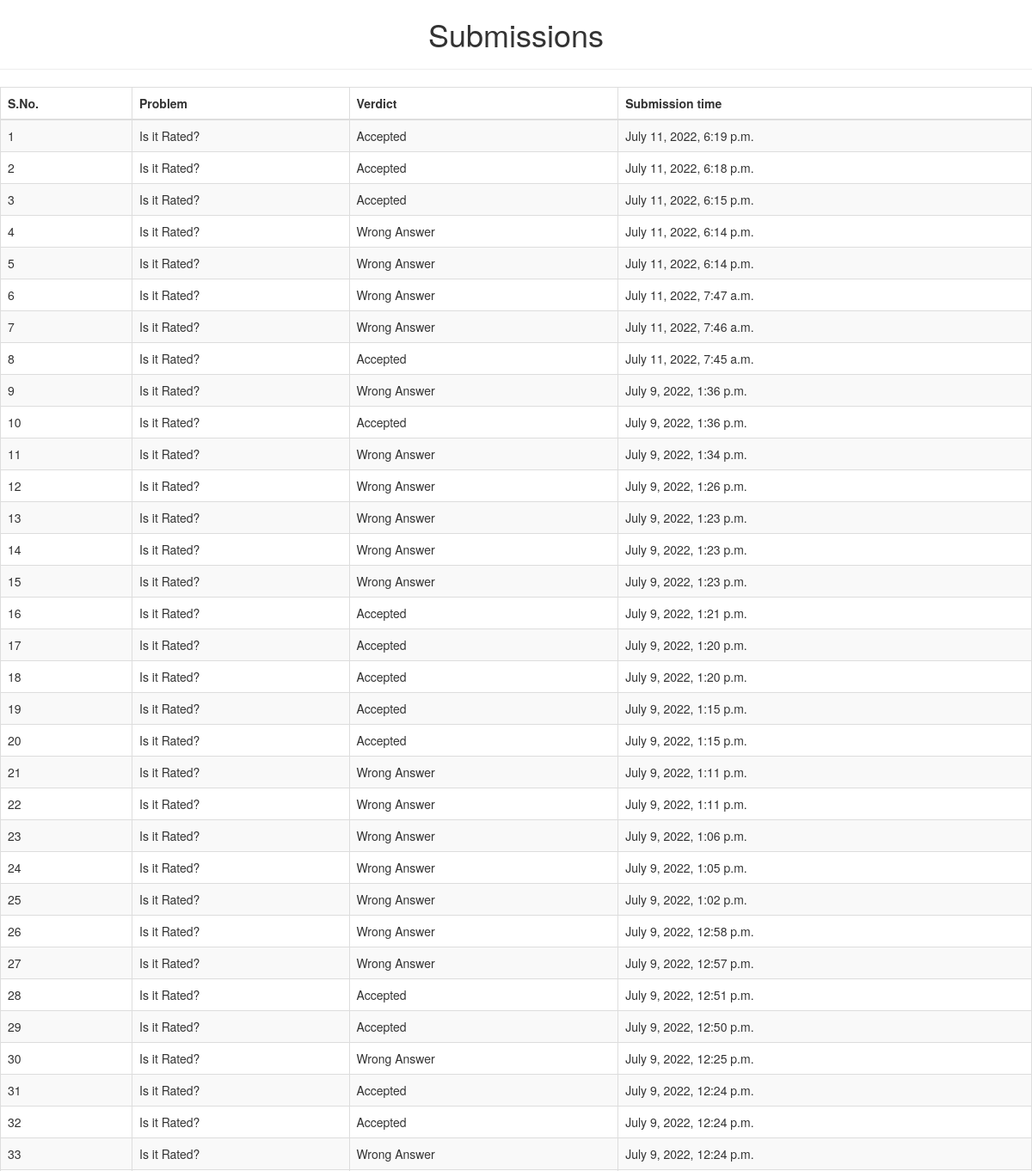
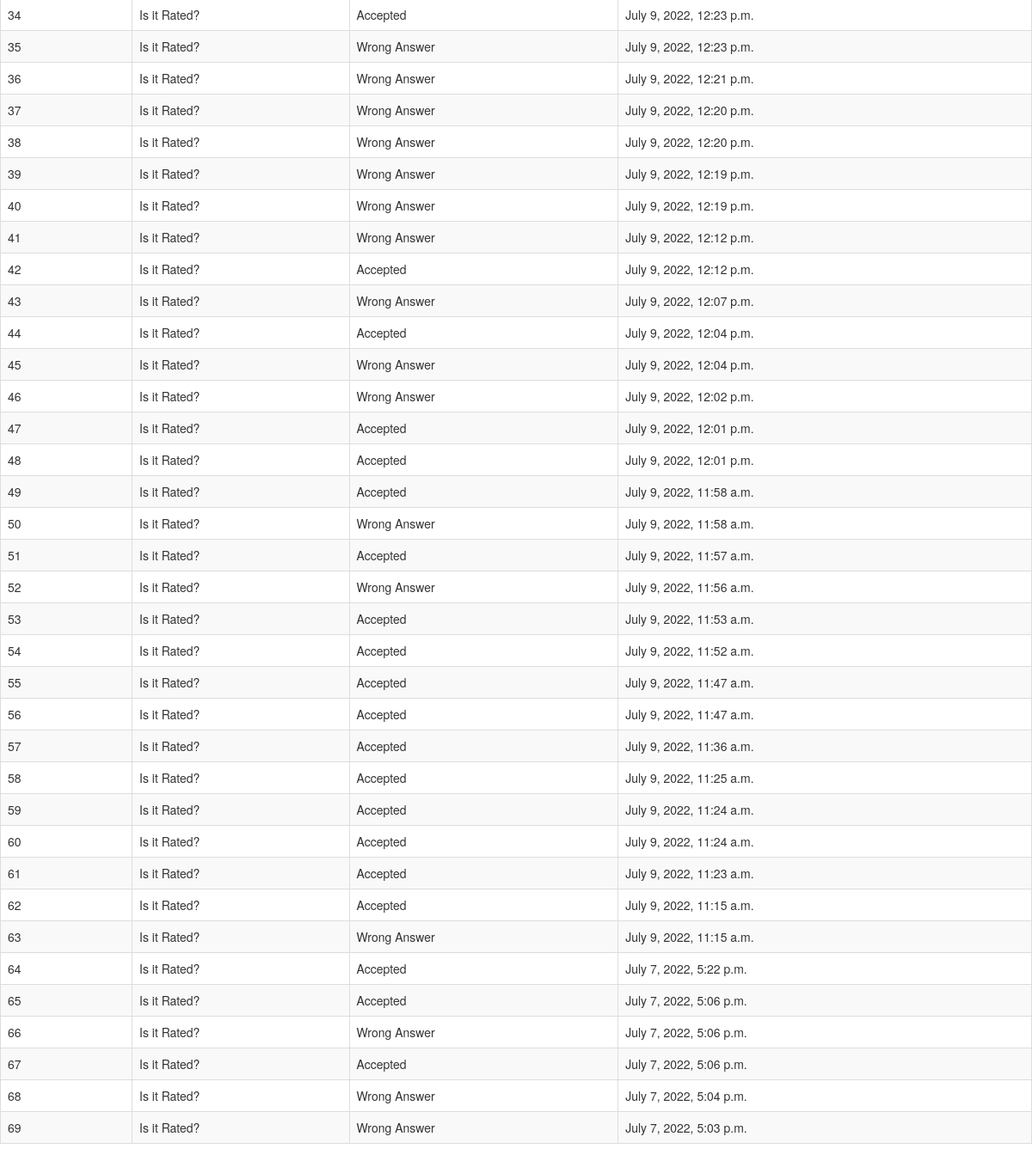
The page /oj/submissions (signed in) on the database as committed earlier (2 pictures, top to bottom).
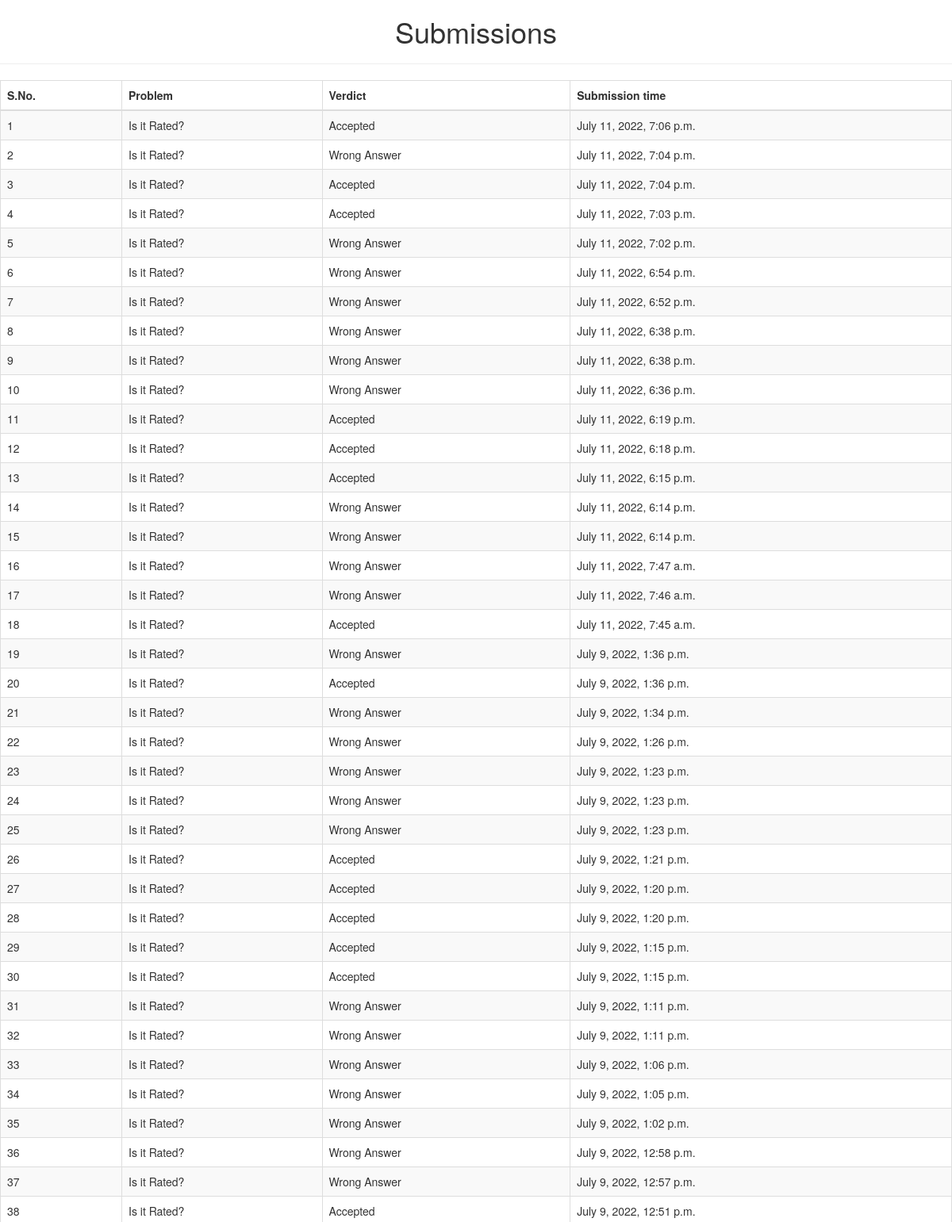
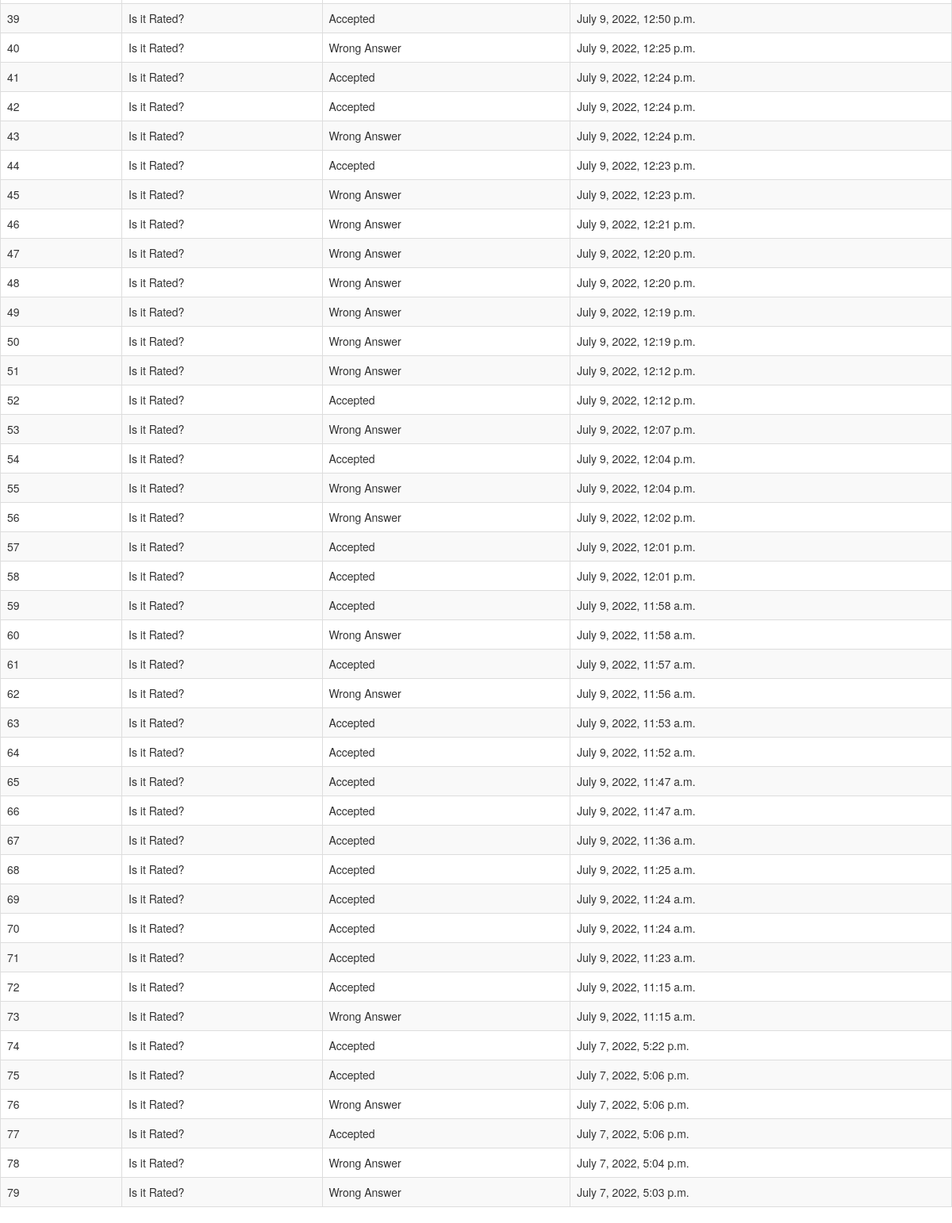
The same page on the database as committed later (2 pictures, top to bottom).
### oj/models.py (models this page shows, shortened)
class Solutions(models.Model):
    problem = models.ForeignKey(Problems, on_delete=models.CASCADE)
    verdict = models.CharField(max_length=10)
    submitted_at = models.DateTimeField('attempt date')
    submitted_code = models.TextField(default='code')

class Problems(models.Model):
    statement = models.TextField()
    name = models.CharField(max_length=100)
    code = models.CharField(max_length=50)
    def __str__(self) -> str:
        return self.name

### oj/views.py (the view)
# urls.py: path('submissions', views.submissions, name="submissions"),
@login_required
def submissions(request):
    submission = Solutions.objects.all().order_by('-submitted_at')
    context = {'submission': submission}
    return render(request, 'oj/submissions.html', context)

### oj/templates/oj/submissions.html (shortened to what this page needs)
<!DOCTYPE html>
<html lang="en">
<head>
  <link rel="stylesheet" href="https://maxcdn.bootstrapcdn.com/bootstrap/3.4.1/css/bootstrap.min.css">
</head>
<body>
    <h1 align="center"> Submissions </h1>
    <hr></hr>
    {% if submission %}
        <table class="table table-striped table-bordered">
            <thead>
            <tr>
                <th scope="col">S.No.</th>
                <th scope="col">Problem</th>
                <th scope="col">Verdict</th>
                <th scope="col">Submission time</th>
            </tr>
            </thead>
            <tbody>
                {% for item in submission %}
                    <tr>
                        <td>{{forloop.counter}}</td>
                        <td>{{ item.problem }}</td>
                        <td>{{ item.verdict }}</td>
                        <td>{{ item.submitted_at }}</td>
                    </tr>
                {% endfor %}
            </tbody>
        </table>
    {% else %}
        <p>No submissions are done.</p>
    {% endif %}
</body>

Rows that differ between the two databases and show on the page:
added Solutions: problem "Is it Rated?", verdict "Accepted", submitted_at "July 11, 2022, 7:06 p.m."
added Solutions: problem "Is it Rated?", verdict "Wrong Answer", submitted_at "July 11, 2022, 7:04 p.m."
added Solutions: problem "Is it Rated?", verdict "Accepted", submitted_at "July 11, 2022, 7:04 p.m."
added Solutions: problem "Is it Rated?", verdict "Accepted", submitted_at "July 11, 2022, 7:03 p.m."
added Solutions: problem "Is it Rated?", verdict "Wrong Answer", submitted_at "July 11, 2022, 7:02 p.m."
added Solutions: problem "Is it Rated?", verdict "Wrong Answer", submitted_at "July 11, 2022, 6:54 p.m."
added Solutions: problem "Is it Rated?", verdict "Wrong Answer", submitted_at "July 11, 2022, 6:52 p.m."
added Solutions: problem "Is it Rated?", verdict "Wrong Answer", submitted_at "July 11, 2022, 6:38 p.m."
added Solutions: problem "Is it Rated?", verdict "Wrong Answer", submitted_at "July 11, 2022, 6:38 p.m."
added Solutions: problem "Is it Rated?", verdict "Wrong Answer", submitted_at "July 11, 2022, 6:36 p.m."
